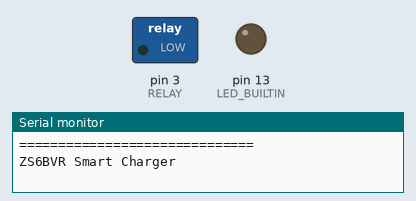
Bench run of a sketch on a simulated Arduino Uno, built with avr-gcc and run on an emulated ATmega328P. Shown: switched loads named in the sketch (green lamp = pin HIGH), output pins drawn as LEDs (lit = HIGH), the last lines printed to the serial monitor. Dashed ring = blinking.

Above: at 0.2 s.
At 2.82 s:
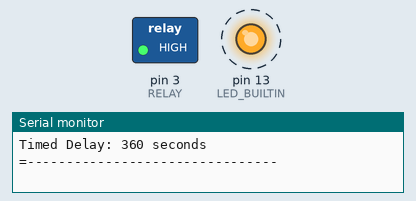
Timing chart, 0 to 3.1 s (numbered marks = the images above):
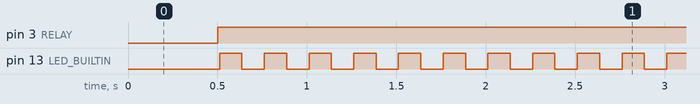

Measured:
- by itself, pin 3 (RELAY): LOW → HIGH at 0.50 s
- by itself, pin 13 (LED_BUILTIN): alternates HIGH for 0.13 s and LOW for 0.13 s

The sketch:

Smart_charger.ino
```cpp
#define ANALOG_IN_PIN A0

int RELAY = 3;
float REFERENCE_VOLTAGE = 2.1;
float DISCHARGED_MAX_VOLTAGE = 13.9;
int SIX_MINUTES = 360;

// Floats for ADC voltage & Input voltage
float adc_voltage = 0.0;
float inputVoltage = 0.0;

boolean charging = false;

// Floats for resistor values in divider (in ohms)
float R1 = 27000.0;
float R2 = 2750.0;

int adc_value = 0;

void setup() {
  pinMode(LED_BUILTIN, OUTPUT);
  pinMode(RELAY, OUTPUT);
  digitalWrite(RELAY, LOW);
  Serial.begin(115200);
  Serial.println("==============================");
  Serial.println("ZS6BVR Smart Charger ");
}

void loop() {

  delay(500);
  Serial.println("==============================");
  Serial.println(" ");

  adc_value = analogRead(ANALOG_IN_PIN);

  // Determine voltage at ADC input
  adc_voltage = (adc_value * REFERENCE_VOLTAGE) / 1024.0;

  // Calculate voltage at divider input
  inputVoltage = adc_voltage / (R2 / (R1 + R2));


  // Print results to Serial Monitor to 2 decimal places

  if (inputVoltage <= DISCHARGED_MAX_VOLTAGE) {
    Serial.println("Battery voltage is low");
    Serial.println("======================");
    charging = true;
    charge(SIX_MINUTES);

  } else {
    Serial.println("Battery voltage is high");
    Serial.println("=======================");
    Serial.println("We are discharging the battery");
    disharge(SIX_MINUTES);
  }

  Serial.println();
}

void disharge(int delaySeconds) {
  digitalWrite(RELAY, LOW);
  Serial.println("Switched Off Relay");
  int iterations = delaySeconds / 8;
  printDischargeStatus();

  for (int i = 0; i < iterations; i++) {
    digitalWrite(LED_BUILTIN, HIGH);  // turn the LED on (HIGH is the voltage level)
    delay(1500);                      // wait for a second
    digitalWrite(LED_BUILTIN, LOW);   // turn the LED off by making the voltage LOW
    delay(500);
  }
}

void charge(int delaySeconds) {
  digitalWrite(RELAY, HIGH);
  Serial.println("Switched On Relay");

  int iterrations = delaySeconds * 4;

  printChargeStatus();

  for (int i = 0; i < iterrations; i++) {  // 1 second per iteration
    digitalWrite(LED_BUILTIN, HIGH);       // turn the LED on (HIGH is the voltage level)
    delay(125);
    digitalWrite(LED_BUILTIN, LOW);  // turn the LED off by making the voltage LOW
    delay(125);
  }
}


void printChargeStatus() {
  digitalWrite(RELAY, HIGH);
  Serial.println("Charging");
  printStatus();
}

void printDischargeStatus() {
  digitalWrite(RELAY, LOW);
  Serial.println("Discharging");
  printStatus();
}

void printStatus() {
  Serial.print("Input Voltage = ");
  Serial.println(inputVoltage, 2);

  Serial.print("Timed Delay: ");
  Serial.print(SIX_MINUTES);
  Serial.println(" seconds");


  Serial.println("=--------------------------------");
  Serial.println(" ");
}
```
